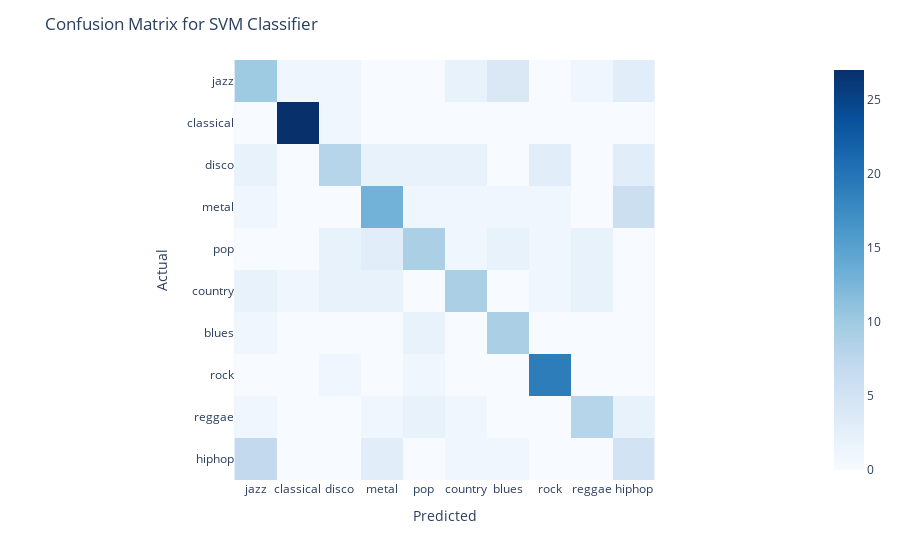

Write notebook code for a chart like this one.
### Markdown cell above
## SVM 

An SVM is a kernel-based supervised learning model that tries to find a (set of) hyperplane(s) that separates the data into classes.
The hyperplane should maximizes the margin between the classes.
Kernels can be linear, polynomial, or radial basis functions (RBF).
A deep-dive on SVMs is beyond the scope of this notebook, but you can read more about them [here](https://queirozf.com/entries/choosing-c-hyperparameter-for-svm-classifiers-examples-with-scikit-learn).

Our implementation will make use of the `SVC` module from `sklearn.svm` to train our model.

### Code cell
# Initialize the SVM classifier
svm_classifier = SVC(kernel='linear', C=1.0, random_state=42)

# Train the classifier
svm_classifier.fit(X_train, y_train)

# Make predictions on the test data
predictions = svm_classifier.predict(X_test)

# Evaluate
svm_accuracy = accuracy_score(y_test, predictions)
svm_f1_score = f1_score(y_test, predictions, average='weighted')
svm_confusion_matrix = confusion_matrix(y_test, predictions)
svm_classification_report = classification_report(y_test, predictions)

print("Accuracy:", svm_accuracy)
print("F1 Score:", svm_f1_score)
print("Classification Report:\n", svm_classification_report)
plot_confusion_matrix(svm_confusion_matrix, title="Confusion Matrix for SVM Classifier")

### Figure 1 — Plotly figure (JSON) as saved in the notebook; plotly's stock layout.template omitted (floating-point values rounded to 4 significant figures)
{"data": [{"coloraxis": "coloraxis", "hovertemplate": "x: %{x}<br>y: %{y}<br>color: %{z}<extra></extra>", "name": "0", "type": "heatmap", "x": ["jazz", "classical", "disco", "metal", "pop", "country", "blues", "rock", "reggae", "hiphop"], "xaxis": "x", "y": ["jazz", "classical", "disco", "metal", "pop", "country", "blues", "rock", "reggae", "hiphop"], "yaxis": "y", "z": [[10, 1, 1, 0, 0, 2, 4, 0, 1, 3], [0, 27, 1, 0, 0, 0, 0, 0, 0, 0], [2, 0, 8, 2, 2, 2, 0, 3, 0, 3], [1, 0, 0, 13, 1, 1, 1, 1, 0, 6], [0, 0, 2, 3, 9, 1, 2, 1, 2, 0], [2, 1, 2, 2, 0, 9, 0, 1, 2, 0], [1, 0, 0, 0, 2, 0, 9, 0, 0, 0], [0, 0, 1, 0, 1, 0, 0, 19, 0, 0], [1, 0, 0, 1, 2, 1, 0, 0, 8, 2], [7, 0, 0, 3, 0, 1, 1, 0, 0, 5]]}], "layout": {"coloraxis": {"colorscale": [[0, "rgb(247,251,255)"], [0.125, "rgb(222,235,247)"], [0.25, "rgb(198,219,239)"], [0.375, "rgb(158,202,225)"], [0.5, "rgb(107,174,214)"], [0.625, "rgb(66,146,198)"], [0.75, "rgb(33,113,181)"], [0.875, "rgb(8,81,156)"], [1, "rgb(8,48,107)"]]}, "margin": {"t": 60}, "title": {"text": "Confusion Matrix for SVM Classifier"}, "xaxis": {"anchor": "y", "constrain": "domain", "domain": [0, 1], "scaleanchor": "y", "title": {"text": "Predicted"}}, "yaxis": {"anchor": "x", "autorange": "reversed", "constrain": "domain", "domain": [0, 1], "title": {"text": "Actual"}}}}
